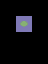

Rendered tile map (Tiled .tmx) drawn with the repository's tilesets; below, a short description and the full map source, tile grids included:
An orthogonal 3x4 tile map with 16x16 px tiles, 1 tile layer (win), 2 hidden layers not drawn and 2 objects (PlayerStart, WaitDoor).

<map version="1.2" tiledversion="1.3.2" orientation="orthogonal" renderorder="right-down" compressionlevel="0" width="3" height="4" tilewidth="16" tileheight="16" infinite="0" nextlayerid="7" nextobjectid="11">
 <editorsettings>
  <export target="../Maps/map_2.json" format="json" />
 </editorsettings>
 <properties>
  <property name="Name" value="Wait, Press Space" />
 </properties>
 <tileset firstgid="1" source="Tiles_1.tsx" />
 <layer id="1" name="tiles" width="3" height="4" visible="0">
  <data encoding="csv">
1,2,3,
21,4,23,
21,22,23,
41,42,43
</data>
 </layer>
 <layer id="5" name="collidable" width="3" height="4" visible="0">
  <data encoding="csv">
23,23,23,
23,0,23,
23,0,23,
23,23,23
</data>
 </layer>
 <layer id="6" name="win" width="3" height="4">
  <data encoding="csv">
0,0,0,
0,4,0,
0,0,0,
0,0,0
</data>
 </layer>
 <objectgroup id="4" name="entities">
  <object id="4" type="PlayerStart" x="19.8636" y="36.6023" width="7.63636" height="6" />
  <object id="10" name="5" type="WaitDoor" x="22" y="22.392" width="3.5" height="3.375">
   <properties>
    <property name="Blocking" value="True" />
   </properties>
  </object>
 </objectgroup>
</map>
